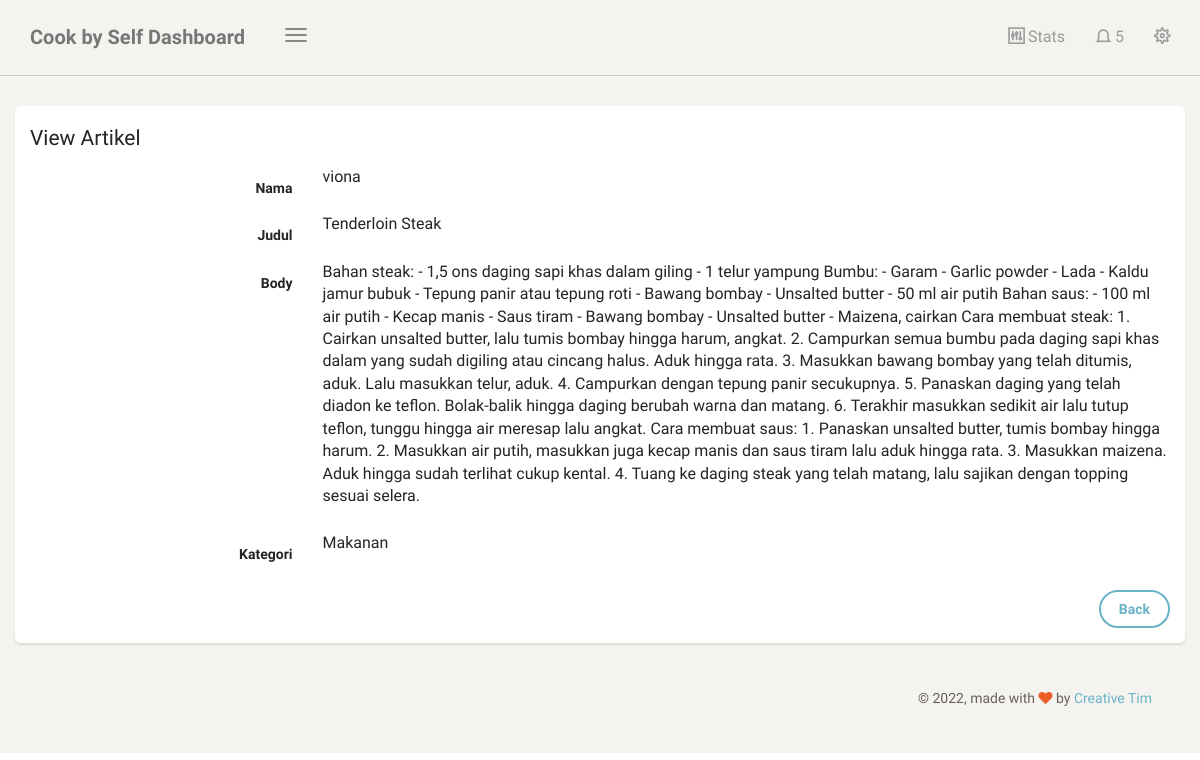
/dashboard/artikel/lihat/1 (signed in), run on the app's committed database.
### blog/models.py (models this page shows, shortened)
class Artikel(models.Model):
    nama = models.CharField(max_length=100,blank=True,null=True)
    judul = models.CharField(max_length=100)
    body = models.TextField()
    kategori = models.ForeignKey(Kategori, on_delete=models.CASCADE, blank=True,null=True)
    date = models.DateTimeField(auto_now_add=True)
    class meta :
        ordering = ['-id']
        verbose_name_plural = "Artikel"

class Kategori(models.Model):
    nama = models.CharField(max_length=100)
    def __str__(self):
         return self.nama
    class meta :
        verbose_name_plural = "Kategori"

### blog/views.py (the view)
# urls.py: path('artikel/lihat/<str:id>',lihat_artikel, name='lihat_artikel'),
@login_required
def lihat_artikel(request, id):
    template_name = "back/lihat_artikel.html"
    artikel = Artikel.objects.get(id=id)
    context = {
        'title' : 'View Artikel',
        'artikel' :artikel,
    }
    return render(request, template_name, context)

### templates/back/lihat_artikel.html (shortened to what this page needs)
{% extends 'back/base.html' %}
{% block content %}
<div class="content">
    <div class="container-fluid">
        <div class="row">
            <div class="col-6">
                <div class="card">
                    <form class="form-horizontal" method="POST">
                        <div class="card-header">
                            <h4 class="card-title">
                                {{title}}
                            </h4>
                        </div>
                        <div class="card-content">
                            <div class="form-group">
                                <label class="col-md-3 control-label">Nama</label>
                                <div class="col-md-9">
                                    <p>{{artikel.nama}}</p>
                                </div>
                            </div>
                            <div class="form-group">
                                <label class="col-md-3 control-label">Judul</label>
                                <div class="col-md-9">
                                    <p>{{artikel.judul}}</p>
                                </div>
                            </div>
                            <div class="form-group">
                                <label class="col-md-3 control-label">Body</label>
                                <div class="col-md-9">
                                    <p>{{artikel.body}}</p>
                                </div>
                            </div>
                            <div class="form-group">
                                <label class="col-md-3 control-label">Kategori</label>
                                <div class="col-md-9">
                                    <p>{{artikel.kategori}}</p>
                                </div>
                            </div>
                        </div>
                        <div class="card-footer text-right">
                            <div class="form-group">
                                <label class="col-md-3"></label>
                                <div class="col-md-9">
                                    <a class="bt btn btn-info" href="{% url 'table_artikel' %}">Back </a>
                                </div>
                            </div>
                        </div>
                    </form>
                </div>
            </div>
        </div>
</div>
{% endblock content %}

### data on the page
Artikel: nama "viona", judul "Tenderloin Steak", body "Bahan steak: - 1,5 ons daging sapi khas dalam giling - 1 telur yampung Bumbu: - Garam - Garlic powder - Lada - Kaldu jamur bubuk - Tepung panir atau tepung roti - Bawang bombay - Unsalted butter - 50 ml air putih Bahan saus: - 100 ml air putih - Kecap manis - Saus tiram - Bawang bombay - Unsalted butter - Maizena, cairkan Cara membuat steak: 1. Cairkan unsalted butter, lalu tumis bombay hingga harum, angkat. 2. Campurkan semua bumbu pada daging sapi khas dalam yang sudah digiling atau cincang halus. Aduk hingga rata. 3. Masukkan bawang bombay yang telah ditumis, aduk. Lalu masukkan telur, aduk. 4. Campurkan dengan tepung panir secukupnya. 5. Panaskan daging yang telah diadon ke teflon.…", kategori "Makanan"

### other printed values
{{ title }} "View Artikel"
